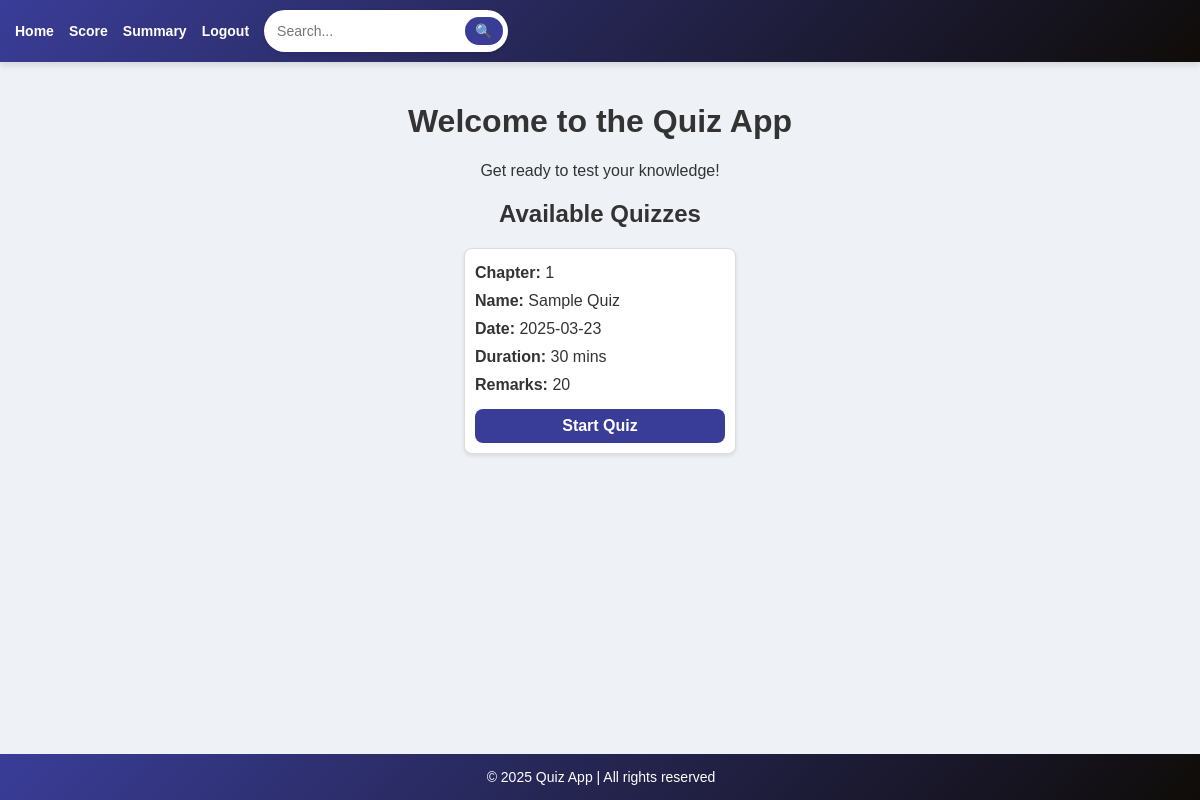
/user_dashboard (signed in), run on an earlier commit of the app's database.
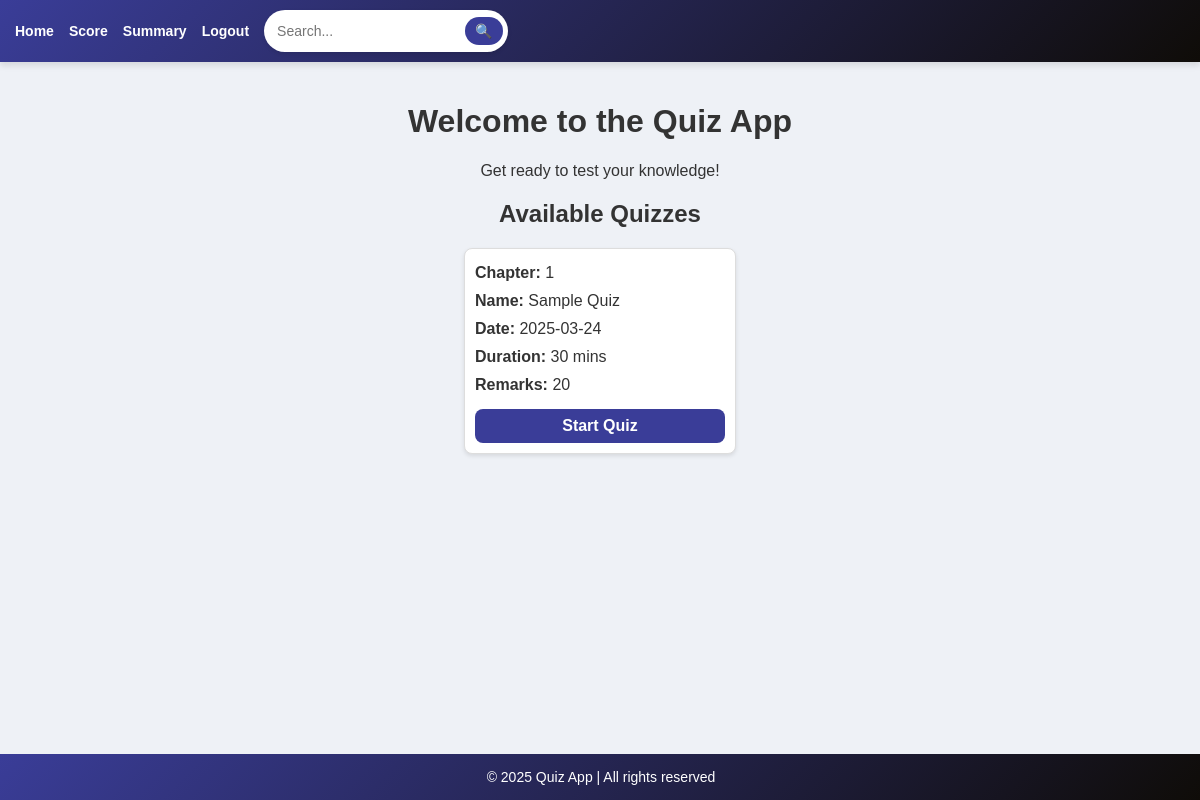
And on a later commit of the database.
### models.py (models this page shows, shortened)
class Quiz(db.Model):
    __tablename__ = 'quiz'
    id = db.Column(db.Integer, primary_key=True)
    chapter_id = db.Column(db.Integer, db.ForeignKey('chapters.id'), nullable=False)
    name = db.Column(db.String(225), unique=True, nullable=False)
    date_of_quiz = db.Column(db.Date, nullable=True)
    time_duration = db.Column(db.Integer, nullable=True)
    remarks = db.Column(db.String(255), nullable=True)
    chapter = db.relationship('Chapter', back_populates='quizzes')
    scores = db.relationship('Score', backref='quiz', lazy=True)

### app.py (the view)
@app.route('/user_dashboard')
@user_required
def user_dashboard():
    quiz = Quiz.query.order_by(Quiz.date_of_quiz).all()
    return render_template('user_dashboard.html', quiz=quiz)

### app.py (called while the page is built)
def user_required(f):
    @wraps(f)
    def decorated_function(*args, **kwargs):
        if "user_id" not in session or session.get('user_role') != 'user':
            flash("Unauthorized access!", "danger")
            return redirect(url_for("login"))
        return f(*args, **kwargs)
    return decorated_function

### templates/user_dashboard.html (shortened to what this page needs)
{% extends 'base1.html' %}
{% block content %}
    <h1 class="text-center">Welcome to the Quiz App</h1>
    <p class="text-center">Get ready to test your knowledge!</p>
    <h2 class="text-center">Available Quizzes</h2>
    <ul class="list-group">
        {% for quiz in quiz %}
        <li class="list-group-item">
            <p><strong>Chapter:</strong> {{ quiz.chapter_id }}</p>
            <p><strong>Name:</strong> {{ quiz.name }}</p>
            <p><strong>Date:</strong> {{ quiz.date_of_quiz }}</p>
            <p><strong>Duration:</strong> {{ quiz.time_duration }} mins</p>
            <p><strong>Remarks:</strong> {{ quiz.remarks }}</p>
            <a href="{{ url_for('take_quiz', quiz_id=quiz.id) }}">Start Quiz</a>
        </li>
        {% else %}
            <li class="list-group-item">No quizzes available at the moment.</li>
        {% endfor %}
    </ul>
{% endblock %}

What changed in the data, as far as the page shows it:
changed Quiz "Sample Quiz": date_of_quiz "2025-03-23" → "2025-03-24"
